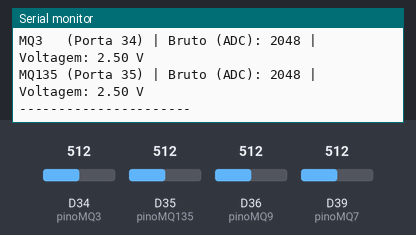
The sketch below on a simulated Arduino Due. On the bench: the last lines printed to the serial monitor. The test bench sets the inputs (shaded band); at power-on: D34 (pinoMQ3) = 512, D35 (pinoMQ135) = 512, D36 (pinoMQ9) = 512, D39 (pinoMQ7) = 512 (analog values on the 0–1023 scale).

Above: at 1.2 s.
1.3 s: D34 (pinoMQ3) set to 30
At 2.8 s:
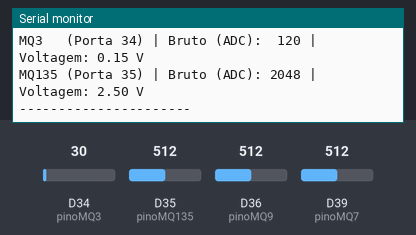
5.3 s: D35 (pinoMQ135) set to 30
At 6.6 s:
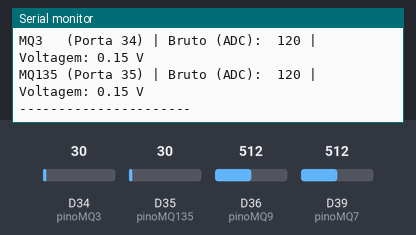
9.3 s: D36 (pinoMQ9) set to 716
10.8 s: D39 (pinoMQ7) set to 716
12.3 s: D34 (pinoMQ3) set to 306
13.8 s: D35 (pinoMQ135) set to 306
At 15.3 s:
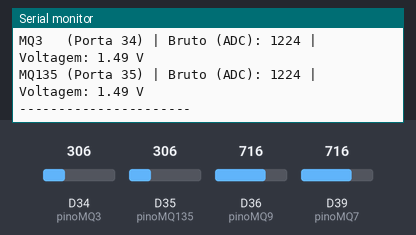
Timing chart, 0 to 16.3 s (numbered marks = the images above; inputs shaded):
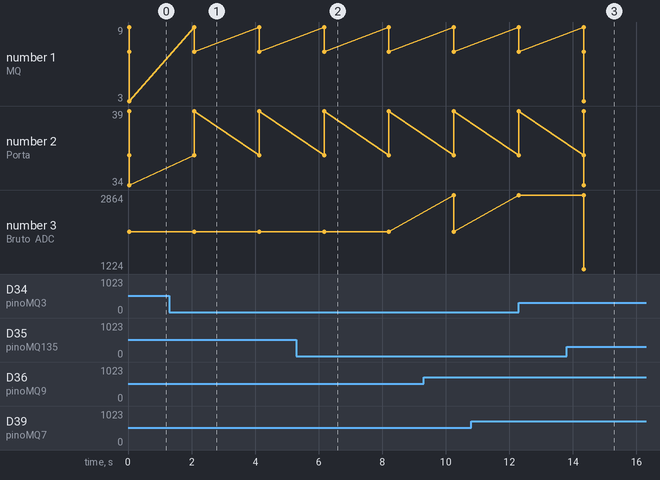

The sketch:

TesteSensoresMos.ino
```cpp
// ==========================================
// --- CONSTANTES TÉCNICAS E PINAGEM ---
// ==========================================
const int pinoMQ9   = 36; // VP
const int pinoMQ7   = 39; // VN
const int pinoMQ3   = 34;
const int pinoMQ135 = 35;

// ==========================================
// --- FUNÇÃO DE LEITURA BLINDADA ---
// ==========================================
// Faz duas leituras para limpar o multiplexador interno do ADC
int lerPinoAnalogico(int pino) {
  analogRead(pino); // Leitura fantasma de descarte
  delay(10);        // Dá tempo para o capacitor interno carregar
  return analogRead(pino); // Leitura valendo
}

// ==========================================
// --- SETUP ---
// ==========================================
void setup() {
  Serial.begin(115200);
  analogReadResolution(12);

  Serial.println("\n==================================");
  Serial.println("INICIANDO TESTE BRUTO (RAW)");
  Serial.println("==================================");
}

// ==========================================
// --- LOOP PRINCIPAL ---
// ==========================================
void loop() {
  // 1. Leitura bruta (0 a 4095)
  int raw_mq9   = lerPinoAnalogico(pinoMQ9);
  int raw_mq7   = lerPinoAnalogico(pinoMQ7);
  int raw_mq3   = lerPinoAnalogico(pinoMQ3);
  int raw_mq135 = lerPinoAnalogico(pinoMQ135);

  // 2. Conversão direta (SEM travar no mínimo de 0.1)
  float v_mq9   = (raw_mq9   * 3.3 / 4095.0) * 1.515;
  float v_mq7   = (raw_mq7   * 3.3 / 4095.0) * 1.515;
  float v_mq3   = (raw_mq3   * 3.3 / 4095.0) * 1.515;
  float v_mq135 = (raw_mq135 * 3.3 / 4095.0) * 1.515;

  // 3. Impressão dupla para diagnóstico
  Serial.println("\n--- Novas Leituras ---");
  Serial.printf("MQ9   (Porta %d) | Bruto (ADC): %4d | Voltagem: %.2f V\n", pinoMQ9, raw_mq9, v_mq9);
  Serial.printf("MQ7   (Porta %d) | Bruto (ADC): %4d | Voltagem: %.2f V\n", pinoMQ7, raw_mq7, v_mq7);
  Serial.printf("MQ3   (Porta %d) | Bruto (ADC): %4d | Voltagem: %.2f V\n", pinoMQ3, raw_mq3, v_mq3);
  Serial.printf("MQ135 (Porta %d) | Bruto (ADC): %4d | Voltagem: %.2f V\n", pinoMQ135, raw_mq135, v_mq135);
  Serial.println("----------------------");

  delay(2000);
}
```

Measured:
- after the input at 1.3 s, the serial monitor: prints a new line after 0.78 s (image 1)
- after the input at 5.3 s, the serial monitor: prints a new line after 0.87 s (image 2)
- after the input at 13.8 s, the serial monitor: prints a new line after 0.54 s (image 3)
